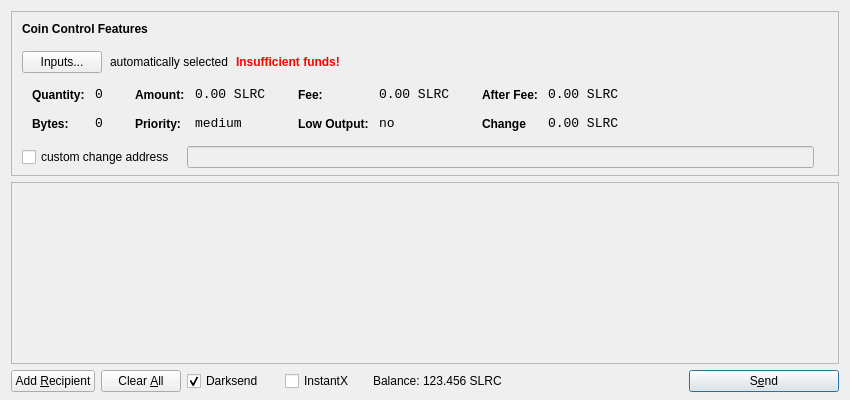
<?xml version="1.0" encoding="UTF-8"?>
<ui version="4.0">
 <class>SendCoinsDialog</class>
 <widget class="QDialog" name="SendCoinsDialog">
  <property name="geometry">
   <rect>
    <x>0</x>
    <y>0</y>
    <width>850</width>
    <height>400</height>
   </rect>
  </property>
  <property name="windowTitle">
   <string>Send Coins</string>
  </property>
  <layout class="QVBoxLayout" name="verticalLayout" stretch="0,1,0">
   <property name="bottomMargin">
    <number>8</number>
   </property>
   <item>
    <widget class="QFrame" name="frameCoinControl">
     <property name="sizePolicy">
      <sizepolicy hsizetype="Expanding" vsizetype="Expanding">
       <horstretch>0</horstretch>
       <verstretch>0</verstretch>
      </sizepolicy>
     </property>
     <property name="maximumSize">
      <size>
       <width>16777215</width>
       <height>16777215</height>
      </size>
     </property>
     <property name="frameShape">
      <enum>QFrame::StyledPanel</enum>
     </property>
     <property name="frameShadow">
      <enum>QFrame::Sunken</enum>
     </property>
     <layout class="QVBoxLayout" name="verticalLayoutCoinControl2">
      <property name="spacing">
       <number>-1</number>
      </property>
      <property name="leftMargin">
       <number>0</number>
      </property>
      <property name="topMargin">
       <number>0</number>
      </property>
      <property name="rightMargin">
       <number>0</number>
      </property>
      <property name="bottomMargin">
       <number>6</number>
      </property>
      <item>
       <layout class="QVBoxLayout" name="verticalLayoutCoinControl" stretch="0,0,0,0,1">
        <property name="spacing">
         <number>0</number>
        </property>
        <property name="leftMargin">
         <number>10</number>
        </property>
        <property name="topMargin">
         <number>10</number>
        </property>
        <item>
         <layout class="QHBoxLayout" name="horizontalLayoutCoinControl1">
          <property name="bottomMargin">
           <number>15</number>
          </property>
          <item>
           <widget class="QLabel" name="labelCoinControlFeatures">
            <property name="sizePolicy">
             <sizepolicy hsizetype="Preferred" vsizetype="Maximum">
              <horstretch>0</horstretch>
              <verstretch>0</verstretch>
             </sizepolicy>
            </property>
            <property name="font">
             <font>
              <weight>75</weight>
              <bold>true</bold>
             </font>
            </property>
            <property name="styleSheet">
             <string notr="true">font-weight:bold;</string>
            </property>
            <property name="text">
             <string>Coin Control Features</string>
            </property>
           </widget>
          </item>
         </layout>
        </item>
        <item>
         <layout class="QHBoxLayout" name="horizontalLayoutCoinControl2" stretch="0,0,0,0">
          <property name="spacing">
           <number>8</number>
          </property>
          <property name="bottomMargin">
           <number>10</number>
          </property>
          <item>
           <widget class="QPushButton" name="pushButtonCoinControl">
            <property name="styleSheet">
             <string notr="true"/>
            </property>
            <property name="text">
             <string>Inputs...</string>
            </property>
           </widget>
          </item>
          <item>
           <widget class="QLabel" name="labelCoinControlAutomaticallySelected">
            <property name="text">
             <string>automatically selected</string>
            </property>
            <property name="margin">
             <number>5</number>
            </property>
           </widget>
          </item>
          <item>
           <widget class="QLabel" name="labelCoinControlInsuffFunds">
            <property name="font">
             <font>
              <weight>75</weight>
              <bold>true</bold>
             </font>
            </property>
            <property name="styleSheet">
             <string notr="true">color:red;font-weight:bold;</string>
            </property>
            <property name="text">
             <string>Insufficient funds!</string>
            </property>
            <property name="margin">
             <number>5</number>
            </property>
           </widget>
          </item>
          <item>
           <spacer name="horizontalSpacerCoinControl">
            <property name="orientation">
             <enum>Qt::Horizontal</enum>
            </property>
            <property name="sizeHint" stdset="0">
             <size>
              <width>40</width>
              <height>1</height>
             </size>
            </property>
           </spacer>
          </item>
         </layout>
        </item>
        <item>
         <widget class="QWidget" name="widgetCoinControl" native="true">
          <property name="sizePolicy">
           <sizepolicy hsizetype="Preferred" vsizetype="Preferred">
            <horstretch>0</horstretch>
            <verstretch>0</verstretch>
           </sizepolicy>
          </property>
          <property name="minimumSize">
           <size>
            <width>0</width>
            <height>0</height>
           </size>
          </property>
          <property name="styleSheet">
           <string notr="true"/>
          </property>
          <layout class="QHBoxLayout" name="horizontalLayoutCoinControl5">
           <property name="margin">
            <number>0</number>
           </property>
           <item>
            <layout class="QHBoxLayout" name="horizontalLayoutCoinControl3" stretch="0,0,0,1">
             <property name="spacing">
              <number>20</number>
             </property>
             <property name="topMargin">
              <number>0</number>
             </property>
             <property name="bottomMargin">
              <number>10</number>
             </property>
             <item>
              <layout class="QFormLayout" name="formLayoutCoinControl1">
               <property name="horizontalSpacing">
                <number>10</number>
               </property>
               <property name="verticalSpacing">
                <number>14</number>
               </property>
               <property name="leftMargin">
                <number>10</number>
               </property>
               <property name="topMargin">
                <number>4</number>
               </property>
               <property name="rightMargin">
                <number>6</number>
               </property>
               <item row="0" column="0">
                <widget class="QLabel" name="labelCoinControlQuantityText">
                 <property name="styleSheet">
                  <string notr="true">font-weight:bold;</string>
                 </property>
                 <property name="text">
                  <string>Quantity:</string>
                 </property>
                 <property name="margin">
                  <number>0</number>
                 </property>
                </widget>
               </item>
               <item row="0" column="1">
                <widget class="QLabel" name="labelCoinControlQuantity">
                 <property name="font">
                  <font>
                   <family>Monospace</family>
                   <pointsize>10</pointsize>
                  </font>
                 </property>
                 <property name="cursor">
                  <cursorShape>IBeamCursor</cursorShape>
                 </property>
                 <property name="contextMenuPolicy">
                  <enum>Qt::ActionsContextMenu</enum>
                 </property>
                 <property name="text">
                  <string>0</string>
                 </property>
                 <property name="margin">
                  <number>0</number>
                 </property>
                 <property name="textInteractionFlags">
                  <set>Qt::LinksAccessibleByMouse|Qt::TextSelectableByKeyboard|Qt::TextSelectableByMouse</set>
                 </property>
                </widget>
               </item>
               <item row="1" column="0">
                <widget class="QLabel" name="labelCoinControlBytesText">
                 <property name="styleSheet">
                  <string notr="true">font-weight:bold;</string>
                 </property>
                 <property name="text">
                  <string>Bytes:</string>
                 </property>
                </widget>
               </item>
               <item row="1" column="1">
                <widget class="QLabel" name="labelCoinControlBytes">
                 <property name="font">
                  <font>
                   <family>Monospace</family>
                   <pointsize>10</pointsize>
                  </font>
                 </property>
                 <property name="cursor">
                  <cursorShape>IBeamCursor</cursorShape>
                 </property>
                 <property name="contextMenuPolicy">
                  <enum>Qt::ActionsContextMenu</enum>
                 </property>
                 <property name="text">
                  <string>0</string>
                 </property>
                 <property name="textInteractionFlags">
                  <set>Qt::LinksAccessibleByMouse|Qt::TextSelectableByKeyboard|Qt::TextSelectableByMouse</set>
                 </property>
                </widget>
               </item>
              </layout>
             </item>
             <item>
              <layout class="QFormLayout" name="formLayoutCoinControl2">
               <property name="horizontalSpacing">
                <number>10</number>
               </property>
               <property name="verticalSpacing">
                <number>14</number>
               </property>
               <property name="leftMargin">
                <number>6</number>
               </property>
               <property name="topMargin">
                <number>4</number>
               </property>
               <property name="rightMargin">
                <number>6</number>
               </property>
               <item row="0" column="0">
                <widget class="QLabel" name="labelCoinControlAmountText">
                 <property name="styleSheet">
                  <string notr="true">font-weight:bold;</string>
                 </property>
                 <property name="text">
                  <string>Amount:</string>
                 </property>
                 <property name="margin">
                  <number>0</number>
                 </property>
                </widget>
               </item>
               <item row="0" column="1">
                <widget class="QLabel" name="labelCoinControlAmount">
                 <property name="font">
                  <font>
                   <family>Monospace</family>
                   <pointsize>10</pointsize>
                  </font>
                 </property>
                 <property name="cursor">
                  <cursorShape>IBeamCursor</cursorShape>
                 </property>
                 <property name="contextMenuPolicy">
                  <enum>Qt::ActionsContextMenu</enum>
                 </property>
                 <property name="text">
                  <string>0.00 SLRC</string>
                 </property>
                 <property name="textInteractionFlags">
                  <set>Qt::LinksAccessibleByMouse|Qt::TextSelectableByKeyboard|Qt::TextSelectableByMouse</set>
                 </property>
                </widget>
               </item>
               <item row="1" column="0">
                <widget class="QLabel" name="labelCoinControlPriorityText">
                 <property name="styleSheet">
                  <string notr="true">font-weight:bold;</string>
                 </property>
                 <property name="text">
                  <string>Priority:</string>
                 </property>
                </widget>
               </item>
               <item row="1" column="1">
                <widget class="QLabel" name="labelCoinControlPriority">
                 <property name="font">
                  <font>
                   <family>Monospace</family>
                   <pointsize>10</pointsize>
                  </font>
                 </property>
                 <property name="cursor">
                  <cursorShape>IBeamCursor</cursorShape>
                 </property>
                 <property name="contextMenuPolicy">
                  <enum>Qt::ActionsContextMenu</enum>
                 </property>
                 <property name="text">
                  <string>medium</string>
                 </property>
                 <property name="textInteractionFlags">
                  <set>Qt::LinksAccessibleByMouse|Qt::TextSelectableByKeyboard|Qt::TextSelectableByMouse</set>
                 </property>
                </widget>
               </item>
              </layout>
             </item>
             <item>
              <layout class="QFormLayout" name="formLayoutCoinControl3">
               <property name="horizontalSpacing">
                <number>10</number>
               </property>
               <property name="verticalSpacing">
                <number>14</number>
               </property>
               <property name="leftMargin">
                <number>6</number>
               </property>
               <property name="topMargin">
                <number>4</number>
               </property>
               <property name="rightMargin">
                <number>6</number>
               </property>
               <item row="0" column="0">
                <widget class="QLabel" name="labelCoinControlFeeText">
                 <property name="styleSheet">
                  <string notr="true">font-weight:bold;</string>
                 </property>
                 <property name="text">
                  <string>Fee:</string>
                 </property>
                 <property name="margin">
                  <number>0</number>
                 </property>
                </widget>
               </item>
               <item row="0" column="1">
                <widget class="QLabel" name="labelCoinControlFee">
                 <property name="font">
                  <font>
                   <family>Monospace</family>
                   <pointsize>10</pointsize>
                  </font>
                 </property>
                 <property name="cursor">
                  <cursorShape>IBeamCursor</cursorShape>
                 </property>
                 <property name="contextMenuPolicy">
                  <enum>Qt::ActionsContextMenu</enum>
                 </property>
                 <property name="text">
                  <string>0.00 SLRC</string>
                 </property>
                 <property name="textInteractionFlags">
                  <set>Qt::LinksAccessibleByMouse|Qt::TextSelectableByKeyboard|Qt::TextSelectableByMouse</set>
                 </property>
                </widget>
               </item>
               <item row="1" column="0">
                <widget class="QLabel" name="labelCoinControlLowOutputText">
                 <property name="styleSheet">
                  <string notr="true">font-weight:bold;</string>
                 </property>
                 <property name="text">
                  <string>Low Output:</string>
                 </property>
                </widget>
               </item>
               <item row="1" column="1">
                <widget class="QLabel" name="labelCoinControlLowOutput">
                 <property name="font">
                  <font>
                   <family>Monospace</family>
                   <pointsize>10</pointsize>
                  </font>
                 </property>
                 <property name="cursor">
                  <cursorShape>IBeamCursor</cursorShape>
                 </property>
                 <property name="contextMenuPolicy">
                  <enum>Qt::ActionsContextMenu</enum>
                 </property>
                 <property name="text">
                  <string>no</string>
                 </property>
                 <property name="textInteractionFlags">
                  <set>Qt::LinksAccessibleByMouse|Qt::TextSelectableByKeyboard|Qt::TextSelectableByMouse</set>
                 </property>
                </widget>
               </item>
              </layout>
             </item>
             <item>
              <layout class="QFormLayout" name="formLayoutCoinControl4">
               <property name="horizontalSpacing">
                <number>10</number>
               </property>
               <property name="verticalSpacing">
                <number>14</number>
               </property>
               <property name="leftMargin">
                <number>6</number>
               </property>
               <property name="topMargin">
                <number>4</number>
               </property>
               <property name="rightMargin">
                <number>6</number>
               </property>
               <item row="0" column="0">
                <widget class="QLabel" name="labelCoinControlAfterFeeText">
                 <property name="styleSheet">
                  <string notr="true">font-weight:bold;</string>
                 </property>
                 <property name="text">
                  <string>After Fee:</string>
                 </property>
                 <property name="margin">
                  <number>0</number>
                 </property>
                </widget>
               </item>
               <item row="0" column="1">
                <widget class="QLabel" name="labelCoinControlAfterFee">
                 <property name="font">
                  <font>
                   <family>Monospace</family>
                   <pointsize>10</pointsize>
                  </font>
                 </property>
                 <property name="cursor">
                  <cursorShape>IBeamCursor</cursorShape>
                 </property>
                 <property name="contextMenuPolicy">
                  <enum>Qt::ActionsContextMenu</enum>
                 </property>
                 <property name="text">
                  <string>0.00 SLRC</string>
                 </property>
                 <property name="textInteractionFlags">
                  <set>Qt::LinksAccessibleByMouse|Qt::TextSelectableByKeyboard|Qt::TextSelectableByMouse</set>
                 </property>
                </widget>
               </item>
               <item row="1" column="0">
                <widget class="QLabel" name="labelCoinControlChangeText">
                 <property name="styleSheet">
                  <string notr="true">font-weight:bold;</string>
                 </property>
                 <property name="text">
                  <string>Change</string>
                 </property>
                </widget>
               </item>
               <item row="1" column="1">
                <widget class="QLabel" name="labelCoinControlChange">
                 <property name="font">
                  <font>
                   <family>Monospace</family>
                   <pointsize>10</pointsize>
                  </font>
                 </property>
                 <property name="cursor">
                  <cursorShape>IBeamCursor</cursorShape>
                 </property>
                 <property name="contextMenuPolicy">
                  <enum>Qt::ActionsContextMenu</enum>
                 </property>
                 <property name="text">
                  <string>0.00 SLRC</string>
                 </property>
                 <property name="textInteractionFlags">
                  <set>Qt::LinksAccessibleByMouse|Qt::TextSelectableByKeyboard|Qt::TextSelectableByMouse</set>
                 </property>
                </widget>
               </item>
              </layout>
             </item>
            </layout>
           </item>
          </layout>
         </widget>
        </item>
        <item>
         <layout class="QHBoxLayout" name="horizontalLayoutCoinControl4" stretch="0,0,0">
          <property name="spacing">
           <number>12</number>
          </property>
          <property name="sizeConstraint">
           <enum>QLayout::SetDefaultConstraint</enum>
          </property>
          <property name="topMargin">
           <number>5</number>
          </property>
          <property name="rightMargin">
           <number>5</number>
          </property>
          <item>
           <widget class="QCheckBox" name="checkBoxCoinControlChange">
            <property name="text">
             <string>custom change address</string>
            </property>
           </widget>
          </item>
          <item>
           <widget class="QLineEdit" name="lineEditCoinControlChange">
            <property name="enabled">
             <bool>false</bool>
            </property>
            <property name="sizePolicy">
             <sizepolicy hsizetype="Expanding" vsizetype="Fixed">
              <horstretch>0</horstretch>
              <verstretch>0</verstretch>
             </sizepolicy>
            </property>
           </widget>
          </item>
          <item>
           <widget class="QLabel" name="labelCoinControlChangeLabel">
            <property name="sizePolicy">
             <sizepolicy hsizetype="Preferred" vsizetype="Expanding">
              <horstretch>0</horstretch>
              <verstretch>0</verstretch>
             </sizepolicy>
            </property>
            <property name="minimumSize">
             <size>
              <width>0</width>
              <height>0</height>
             </size>
            </property>
            <property name="text">
             <string/>
            </property>
            <property name="margin">
             <number>3</number>
            </property>
           </widget>
          </item>
         </layout>
        </item>
        <item>
         <spacer name="verticalSpacerCoinControl">
          <property name="orientation">
           <enum>Qt::Vertical</enum>
          </property>
          <property name="sizeHint" stdset="0">
           <size>
            <width>800</width>
            <height>1</height>
           </size>
          </property>
         </spacer>
        </item>
       </layout>
      </item>
     </layout>
    </widget>
   </item>
   <item>
    <widget class="QScrollArea" name="scrollArea">
     <property name="widgetResizable">
      <bool>true</bool>
     </property>
     <widget class="QWidget" name="scrollAreaWidgetContents">
      <property name="geometry">
       <rect>
        <x>0</x>
        <y>0</y>
        <width>830</width>
        <height>165</height>
       </rect>
      </property>
      <layout class="QVBoxLayout" name="verticalLayout_2">
       <property name="margin">
        <number>0</number>
       </property>
       <item>
        <layout class="QVBoxLayout" name="entries">
         <property name="spacing">
          <number>6</number>
         </property>
        </layout>
       </item>
       <item>
        <spacer name="verticalSpacer">
         <property name="orientation">
          <enum>Qt::Vertical</enum>
         </property>
         <property name="sizeHint" stdset="0">
          <size>
           <width>20</width>
           <height>40</height>
          </size>
         </property>
        </spacer>
       </item>
      </layout>
     </widget>
    </widget>
   </item>
   <item>
    <layout class="QHBoxLayout" name="horizontalLayout">
     <item>
      <widget class="QPushButton" name="addButton">
       <property name="toolTip">
        <string>Send to multiple recipients at once</string>
       </property>
       <property name="text">
        <string>Add &amp;Recipient</string>
       </property>
       <property name="autoDefault">
        <bool>false</bool>
       </property>
      </widget>
     </item>
     <item>
      <widget class="QPushButton" name="clearButton">
       <property name="sizePolicy">
        <sizepolicy hsizetype="Minimum" vsizetype="Fixed">
         <horstretch>0</horstretch>
         <verstretch>0</verstretch>
        </sizepolicy>
       </property>
       <property name="toolTip">
        <string>Remove all transaction fields</string>
       </property>
       <property name="text">
        <string>Clear &amp;All</string>
       </property>
       <property name="autoRepeatDelay">
        <number>300</number>
       </property>
       <property name="autoDefault">
        <bool>false</bool>
       </property>
      </widget>
     </item>
     <item>
      <layout class="QHBoxLayout" name="horizontalLayout_2">
       <property name="spacing">
        <number>3</number>
       </property>
        <item>
        <widget class="QCheckBox" name="checkUseDarksend">
         <property name="minimumSize">
          <size>
           <width>95</width>
           <height>0</height>
          </size>
         </property>
         <property name="text">
          <string>Darksend</string>
         </property>
         <property name="checked">
          <bool>true</bool>
         </property>
        </widget>
       </item>
       <item>
        <widget class="QCheckBox" name="checkInstantX">
         <property name="enabled">
          <bool>true</bool>
         </property>
         <property name="minimumSize">
          <size>
           <width>85</width>
           <height>0</height>
          </size>
         </property>
         <property name="text">
          <string>InstantX</string>
         </property>
        </widget>
       </item>
       <item>
        <widget class="QLabel" name="label">
         <property name="sizePolicy">
          <sizepolicy hsizetype="Preferred" vsizetype="Fixed">
           <horstretch>0</horstretch>
           <verstretch>0</verstretch>
          </sizepolicy>
         </property>
         <property name="text">
          <string>Balance:</string>
         </property>
        </widget>
       </item>
       <item>
        <widget class="QLabel" name="labelBalance">
         <property name="sizePolicy">
          <sizepolicy hsizetype="Preferred" vsizetype="Fixed">
           <horstretch>0</horstretch>
           <verstretch>0</verstretch>
          </sizepolicy>
         </property>
         <property name="cursor">
          <cursorShape>IBeamCursor</cursorShape>
         </property>
         <property name="text">
          <string>123.456 SLRC</string>
         </property>
         <property name="textInteractionFlags">
          <set>Qt::LinksAccessibleByMouse|Qt::TextSelectableByKeyboard|Qt::TextSelectableByMouse</set>
         </property>
        </widget>
       </item>
      </layout>
     </item>
     <item>
      <spacer name="horizontalSpacer">
       <property name="orientation">
        <enum>Qt::Horizontal</enum>
       </property>
       <property name="sizeHint" stdset="0">
        <size>
         <width>40</width>
         <height>20</height>
        </size>
       </property>
      </spacer>
     </item>
     <item>
      <widget class="QPushButton" name="sendButton">
       <property name="minimumSize">
        <size>
         <width>150</width>
         <height>0</height>
        </size>
       </property>
       <property name="toolTip">
        <string>Confirm the send action</string>
       </property>
       <property name="text">
        <string>S&amp;end</string>
       </property>
       <property name="icon">
        <iconset resource="../bitcoin.qrc">
         <normaloff>:/icons/send</normaloff>:/icons/send</iconset>
       </property>
       <property name="default">
        <bool>true</bool>
       </property>
      </widget>
     </item>
    </layout>
   </item>
  </layout>
 </widget>
 <resources>
  <include location="../bitcoin.qrc"/>
 </resources>
 <connections/>
</ui>
